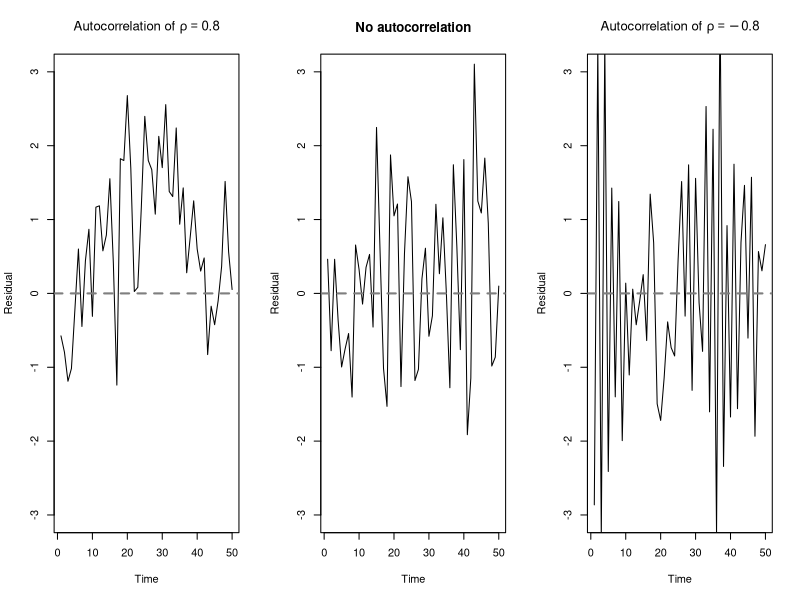
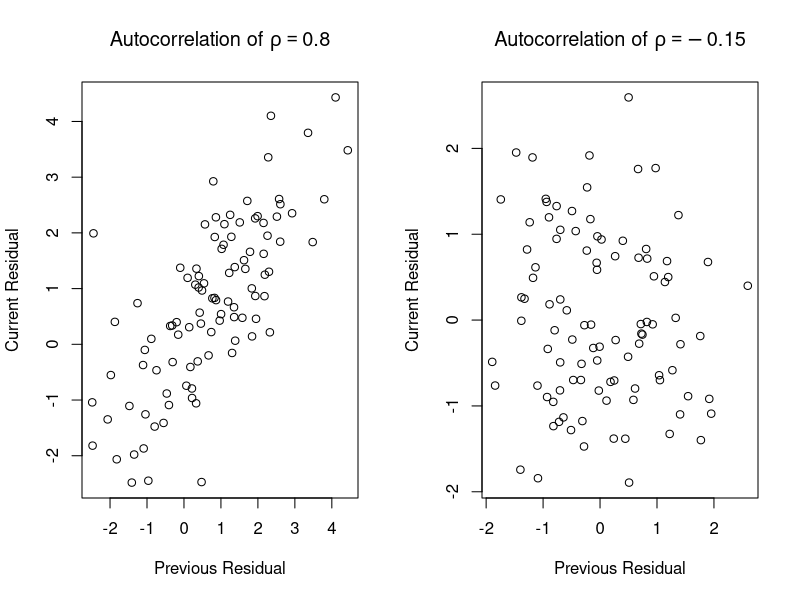
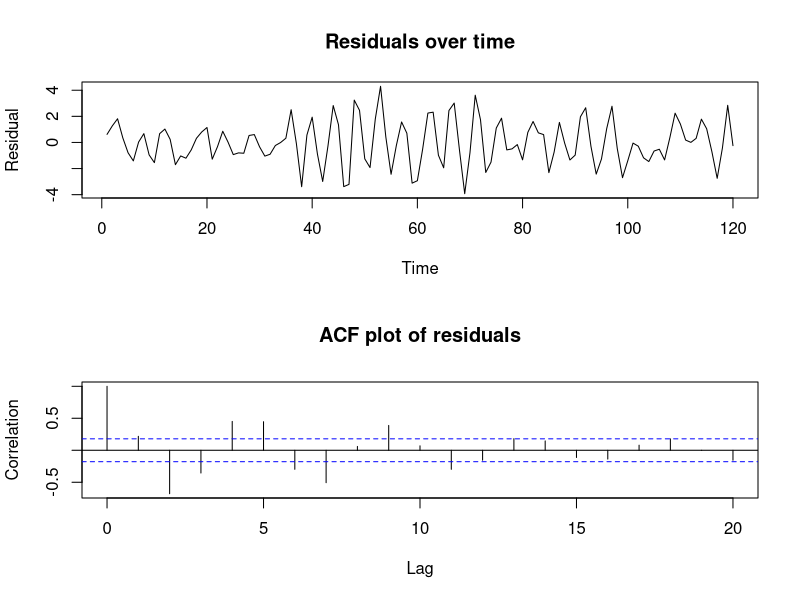
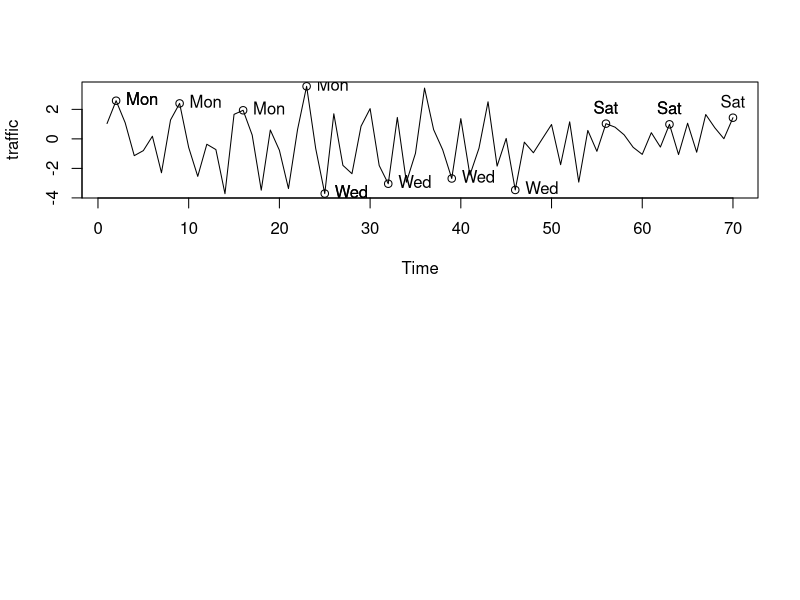

Recreate these plots in R, in order.
## ---- chunk 1
#| code-fold: true
#| fig-cap: "Illustrations of positive and negative autocorrelation"

set.seed(1860)
par(mfrow=c(1,3))
plot(arima.sim(model=list(ar=0.8),n=50),
     main=expression(paste('Autocorrelation of ',rho == 0.8)),
     ylim=c(-3,3),ylab='Residual')
abline(h=0,lwd=2,lty=2,col='grey50')
plot(arima.sim(model=list(ar=0.0),n=50),
     ylim=c(-3,3),main='No autocorrelation',ylab='Residual')
abline(h=0,lwd=2,lty=2,col='grey50')
plot(arima.sim(model=list(ar=-0.8),n=50),
     main=expression(paste('Autocorrelation of ',rho == -0.8)),
     ylim=c(-3,3),ylab='Residual')
abline(h=0,lwd=2,lty=2,col='grey50')
## ---- chunk 2
#| code-fold: true
#| fig-cap: "Plots of the residuals vs their own lagged values"
set.seed(1833)
par(mfrow=c(1,2))
tmp <- arima.sim(model=list(ar=0.8),n=100)
plot(tmp[1:99],tmp[2:100],
     main=expression(paste('Autocorrelation of ',rho == 0.8)),
     xlab='Previous Residual',ylab='Current Residual')
tmp <- arima.sim(model=list(ar=-.15),n=100)
plot(tmp[1:99],tmp[2:100],
     main=expression(paste('Autocorrelation of ',rho == -0.15)),
     xlab='Previous Residual',ylab='Current Residual')
## ---- chunk 3
#| code-fold: true
#| fig-cap: "Simulated AR2 residuals and their ACF plot"
set.seed(1933)
par(mfrow=c(2,1))
tmp <- arima.sim(model=list(ar=c(0.4,-0.8),order=c(2,0,0)),n=120)
plot(tmp,main='Residuals over time',ylab='Residual')
plot(acf(tmp,plot=FALSE),main='ACF plot of residuals',ylab='Correlation')
## ---- chunk 4
set.seed(1941)
require(lmtest)
#completely independent errors 
dwtest(lm(rnorm(100)~1))

#errors made with correlation +0.5
dwtest(lm(arima.sim(list(ar=0.5),n=100)~1))
## ---- chunk 5
#| code-fold: true
#| fig-cap: "Simulated daily data with weekly seasonality"
set.seed(1914)
traffic <- arima.sim(list(ar=c(0,0,0,0,0,0.15,0.8)),n=70)
plot(traffic,type='l')
points(x=seq(2,23,7),y=traffic[seq(2,23,7)])
text(x=seq(2,23,7),y=traffic[seq(2,23,7)],
     labels=rep('Mon',5),pos=4)
points(x=seq(25,46,7),y=traffic[seq(25,46,7)])
text(x=seq(25,46,7),y=traffic[seq(25,46,7)],
     labels=rep('Wed',5),pos=4)
points(x=seq(56,70,7),y=traffic[seq(56,70,7)])
text(x=seq(56,70,7),y=traffic[seq(56,70,7)],
     labels=rep('Sat',5),pos=3)
## ---- chunk 6
dwtest(lm(traffic~1))
Box.test(traffic,lag=7)
